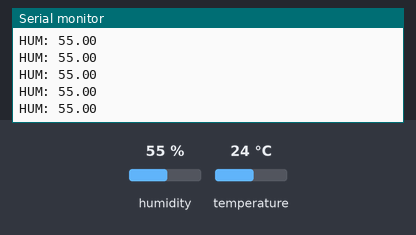
A sketch run on a simulated Arduino Uno, built with avr-gcc and run on an emulated ATmega328P. Shown: the last lines printed to the serial monitor. The test bench sets the inputs (shaded band); at power-on: humidity 55 %, temperature 24 °C.

Above: at 2.8 s.
2.9 s: humidity set to 22 %
At 4.23 s:
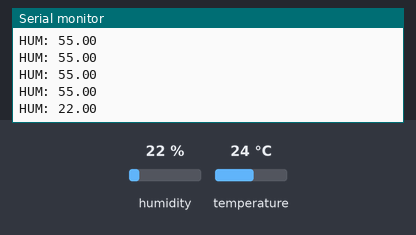
5.6 s: humidity set to 40 %
At 6.05 s:
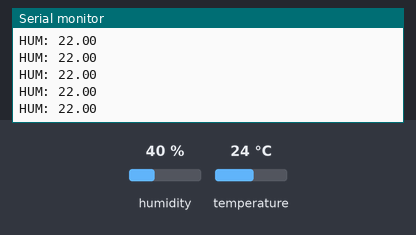
Timing chart, 0 to 8.6 s (numbered marks = the images above; inputs shaded):
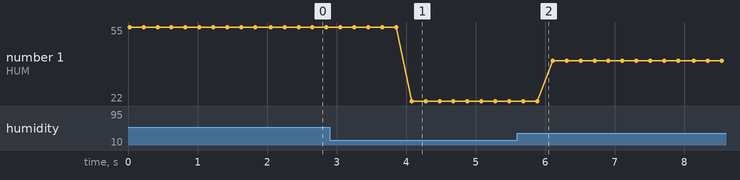

Measured:
- after the input at 2.9 s, the serial monitor: prints a new line after 1.2 s (image 1)
- plotted number 1: 55 → 22 after the input at 2.9 s, 22 → 40 after the input at 5.6 s

The sketch:

transmiterV1.ino
```cpp
// RECEIVER MAC ADDRESS 40:91:51:FC:CA:A4
// TRANSMITER MAC ADDRESS 78:21:84:45:8E:F8
#include <DHT_U.h>
#define DHT_PIN 15
#define SENSOR DHT11
float hum_read = 0.0;
float temp_read = 0.0;
DHT dht(DHT_PIN, SENSOR);
void setup() {
  Serial.begin(9600);
  dht.begin();
}

void loop() {
  hum_read = dht.readHumidity();
  temp_read = dht.readTemperature();
  Serial.print("HUM: ");
  Serial.println(hum_read);
  delay(200);
}
```
